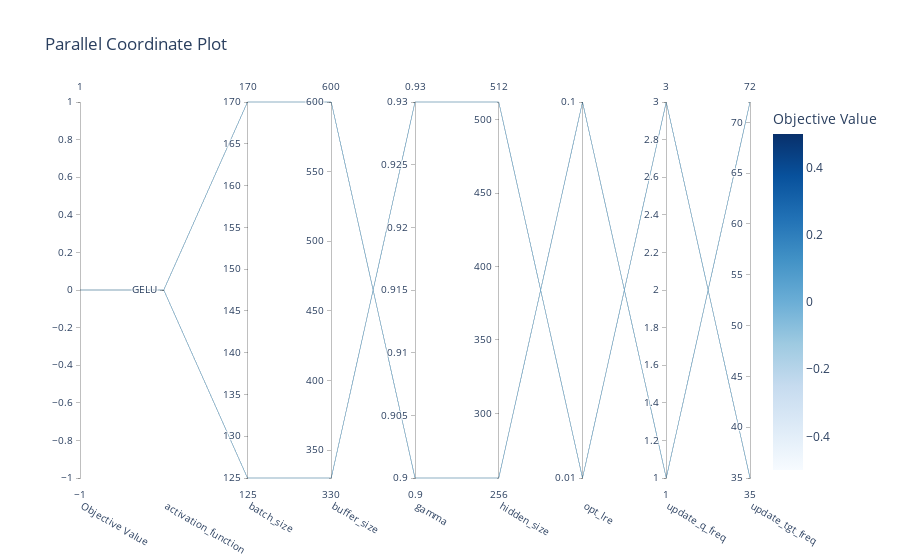

Source (notebook cell):
### Markdown cell above
## Parameter Search & Code Execution

### Code cell
if hyperparam_discovery:

    # For Objective function, need to create agent name before to link agent with enviornment
    agent_name = 'hyp_profit_agent'
    agent_path = save_path_root + '/hyp_param_search'
    metric = 'val_tot_r'
    max_len_buf = np.round(hyp_trn_idx['DJI'][1] - hyp_trn_idx['DJI'][0] + window_size, -2) -10 # manual input, could be error here if
    print(f'Max Mem Length: {max_len_buf}')
    
    ## Activation Function Passing
    activation_functions = {
    'ELU': nn.ELU(),
    'LRELUs02': nn.LeakyReLU(negative_slope=0.2),
    'GELU': nn.GELU()}
    

    def objective(trial):
        

        # Define the hyperparameters to search over

        ## NN hyperparameters
        #sug_hidden_layers = trial.suggest_int('hidden_layers', low=1, high=3)
        sug_hidden_size = trial.suggest_int('hidden_size', low=256, high=512, step=128)
        sug_update_q_freq = trial.suggest_int('update_q_freq',low=1,high=5)
        sug_update_tgt_freq = trial.suggest_int('update_tgt_freq',low=15,high=200)
        sug_activation_function_name = trial.suggest_categorical('activation_function', list(activation_functions.keys()))
        sug_activation_function = activation_functions[sug_activation_function_name]

        """
        ## Reward Function Passing
        reward_functions = {
        'profit': future_profit(None,5),
        'risk': risk_reward(None,5),
        }
        sug_reward_function_name = trial.suggest_categorical('reward_function', list(reward_functions.keys()))
        sug_reward_function = reward_functions[sug_reward_function_name]
        """
        ## Optimizer hyperparameters
        sug_opt_lre = trial.suggest_categorical('opt_lre',[0.0001,.0001,0.01,0.1])
        sug_gamma = trial.suggest_float('gamma',low=0.90,high=0.99,step=0.01)
        ## Memory Replay hyperparameters
        sug_buffer_size = trial.suggest_int('buffer_size',low=220,high=600,step=10)
        sug_batch_size = trial.suggest_int('batch_size',low=50,high=200,step=5)

        # Define Training Parameters
        hyp_training_params = {'training_episodes': 1,
                   'epsilon_decya_func': linear_decay,
                   'initial_epsilon': 0.9,
                   'final_epsilon': 0.1,
                   'update_q_freq': sug_update_q_freq,
                   'update_tgt_freq': sug_update_tgt_freq,                   
                   'save_path': export_path,
                   'metric_func': metric_function
                   }

        hyp_earlystop_params = {'min_training_episodes': 1,
                   'early_stop': False,
                   'stop_metric': None,
                   'stop_patience': 2,
                   'stop_delta': 0.001
                    }
        
        
        # Saving Setup
        ## Current Parameter Values:
        #cur_n_fcl = trial.params['hidden_layers']
        cur_fcl_size = trial.params['hidden_size']
        cur_q_freq = trial.params['update_q_freq']
        cur_tgt_freq = trial.params['update_tgt_freq']
        cur_act_func = trial.params['activation_function']
        #cur_rwd_func = trial.params['reward_function']
        cur_lre = decimal_to_text(trial.params['opt_lre'])
        cur_buf_size = trial.params['buffer_size']
        cur_bat_size = trial.params['batch_size']

        ## Create Notation for Hyperparameter Setup
        test_name = (f'2FC{cur_fcl_size}_{cur_act_func}_' +
                    f'BT{cur_bat_size}BF{cur_buf_size}_Q{cur_q_freq}_' +
                    f'TGT{cur_tgt_freq}_LR{cur_lre}')

        ## Create Dir to save results
        test_name_path =  agent_path + '/' + test_name
        if not os.path.exists(test_name_path):
            os.makedirs(test_name_path)
            print(f"Directory '{test_name_path}' created successfully.")
        else:
            print(f"Directory '{test_name_path}' already exists.")

        # Create Agent with hyperparameters
        best_agent = DdqnAgent(name=agent_name,
                            environment=None,
                            reward_function = future_profit,
                            reward_params = {'n':5},
                            env_state_mod_func = None,
                            input_size= 15,
                            hidden_size= sug_hidden_size,
                            output_size=3,
                            activation_function = sug_activation_function,
                            num_hidden_layers = 2,
                            buffer_size= sug_buffer_size,
                            batch_size = sug_batch_size,
                            alpha = sug_opt_lre,
                            gamma = sug_gamma,
                            opt_wgt_dcy = 0.01,
                            dropout_rate = 0.20,
                            device = device)

        # Training Model
        for key, rl_env in env.items():

            if key in trn_keys:
                rl_env.add_agent(agent_name)
                rl_env.set_decision_agent(agent_name)
                
                if hyp_validate:
                    hyp_idx_params = {'start_idx': hyp_trn_idx[key][0],
                                'end_idx':hyp_trn_idx[key][1],
                                'val_start_idx': hyp_val_idx[key][0],
                                'val_end_idx': hyp_val_idx[key][1]}
                else:
                    hyp_idx_params ={'start_idx': hyp_trn_idx[key][0],
                                'end_idx':hyp_trn_idx[key][1],
                                'val_start_idx': None,
                                'val_end_idx': None}
                
                hyp_combined_params = hyp_training_params | hyp_earlystop_params | hyp_idx_params
                
                best_agent.set_env_stat_modify_func(env_mod_func_dic[key].process)
                best_agent.set_environment(rl_env)
                best_agent.train(**hyp_combined_params)
                
                # Save Agent
                file_root_name = f'{key}_TRN_{hyp_trn_idx[key][0]}-{hyp_trn_idx[key][1]}'
                best_agent.export_Q_nn(test_name_path+"/model_save")

                # Create/Export Records
                env_data_record = rl_env.get_step_data()
                agent_data_record = best_agent.get_step_data()
                training_record =  pd.concat([env_data_record, agent_data_record], axis=1, join='inner')
                training_record.to_csv(f'{test_name_path}/{file_root_name}_step_data.csv')
                episodic_training_record = best_agent.get_training_episodic_data()
                episodic_training_record.to_csv(f'{test_name_path}/{file_root_name}_epi_data.csv')
                
                
                
                rl_env.remove_agent(agent_name)

        # Test Model

        scores = []
        for key, rl_env in env.items():

            if key in tst_keys:
                rl_env.add_agent(agent_name)
                rl_env.set_decision_agent(agent_name)
                
                best_agent.set_env_stat_modify_func(env_mod_func_dic[key].process)
                best_agent.set_environment(rl_env)
                best_agent.test(start_idx = hyp_tst_idx[key][0],
                            end_idx = hyp_tst_idx[key][1],
                            metric_func= metric_function,
                            testing_episodes=1)
                rl_env.remove_agent(agent_name)

                ## Save Test Metric Result(s) into
                ddqn_tst = best_agent.get_testing_episodic_data()
                score = ddqn_tst['tot_r'].mean()
                scores.append(score)

                ## Export Test data
                a = rl_env.get_step_data()
                b = best_agent.get_step_data()
                combined_df = pd.concat([a,b],axis=1)
                tst_df_file_name  = f'TST-{key}' + test_name + '.csv'
                trn_df_save_path = test_name_path + '/' + tst_df_file_name
                combined_df.to_csv(trn_df_save_path)

                ## Generate Trading Graphic
                tst_graph_file_name = trn_df_save_path[:-4] + '.png'
                agentperform.agent_stock_performance(env[key].stock_price_data[hyp_tst_idx[key][0]:hyp_tst_idx[key][1]][:,-1,0], # Selecting all batches, last price of window, closing price
                                                    combined_df['Env Action'].to_numpy(),
                                                    key,
                                                    best_agent.get_name(),
                                                    display_graph=False,
                                                    save_graphic=True,
                                                    path_file=tst_graph_file_name)

        mean = np.mean(scores)
        return mean

    study = optuna.create_study(direction='maximize')
    study.optimize(objective, n_trials=2)
    
    
    best_params = study.best_params
    
    # Export best Parameters
    best_param_file_name = save_path_root + '/hyp_param_search/train_params.txt'

    with open(best_param_file_name, 'w') as file:
        for key, value in best_params.items():
            file.write(f'{key}:\t{value}')
    
    fig = plot_parallel_coordinate(study)
    fig.show()
    
    # Save the figure as a PNG file
    fig.update_layout(width=1700, height=1100)
    fig.write_image(save_path_root + '/hyp_param_search/parallel_coordinate_plot.png')
    
    print("Best value: ", study.best_value)
    print("Best params: ", study.best_params)   

    best_params['activation_function'] = activation_functions[best_params['activation_function']] 
    display(best_params)

### Figure 1 — Plotly figure (JSON) as saved in the notebook; plotly's stock layout.template omitted (floating-point values rounded to 4 significant figures)
{"data": [{"dimensions": [{"label": "Objective Value", "range": [0, 0], "values": [0, 0]}, {"label": "activation_function", "range": [0, 0], "ticktext": ["GELU"], "tickvals": [0], "values": [0, 0]}, {"label": "batch_size", "range": [125, 170], "values": [125, 170]}, {"label": "buffer_size", "range": [330, 600], "values": [330, 600]}, {"label": "gamma", "range": [0.9, 0.93], "values": [0.93, 0.9]}, {"label": "hidden_size", "range": [256, 512], "values": [512, 256]}, {"label": "opt_lre", "range": [0, 1], "ticktext": ["0.01", "0.1"], "tickvals": [0, 1], "values": [0, 1]}, {"label": "update_q_freq", "range": [1, 3], "values": [3, 1]}, {"label": "update_tgt_freq", "range": [35, 72], "values": [35, 72]}], "labelangle": 30, "labelside": "bottom", "line": {"color": [0, 0], "colorbar": {"title": {"text": "Objective Value"}}, "colorscale": [[0, "rgb(247,251,255)"], [0.125, "rgb(222,235,247)"], [0.25, "rgb(198,219,239)"], [0.375, "rgb(158,202,225)"], [0.5, "rgb(107,174,214)"], [0.625, "rgb(66,146,198)"], [0.75, "rgb(33,113,181)"], [0.875, "rgb(8,81,156)"], [1, "rgb(8,48,107)"]], "reversescale": false, "showscale": true}, "type": "parcoords"}], "layout": {"title": {"text": "Parallel Coordinate Plot"}}}
